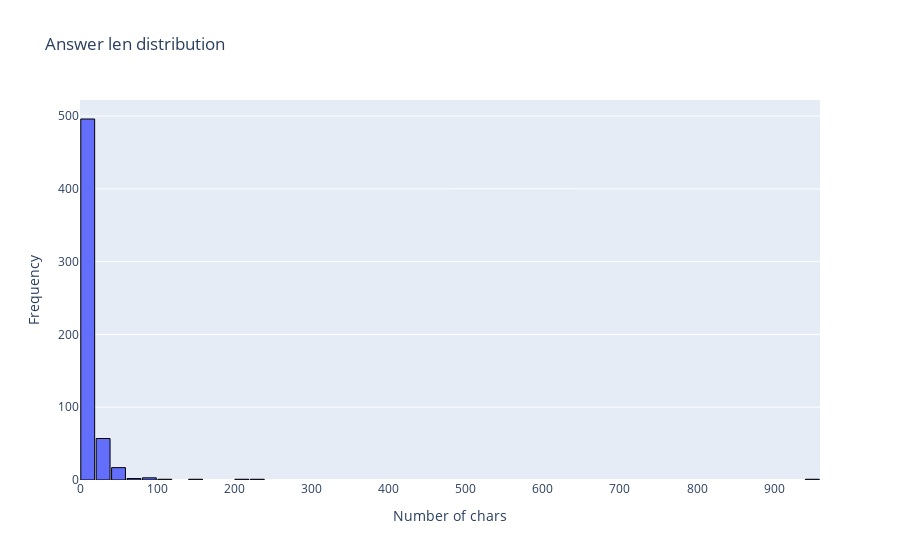

The cell this chart's notebook holds for it:
### Code cell
plot_answer_len_dist(dev_queries)

### Figure 1 — Plotly figure (JSON) as saved in the notebook; plotly's stock layout.template omitted (floating-point values rounded to 4 significant figures; data arrays with more than 128 entries replaced by an {"elided": "..."} marker saying what was removed)
{"data": [{"marker": {"line": {"color": "black", "width": 1}}, "nbinsx": 50, "type": "histogram", "x": {"elided": "580 int values"}}], "layout": {"bargap": 0.1, "title": {"text": "Answer len distribution"}, "xaxis": {"title": {"text": "Number of chars"}}, "yaxis": {"title": {"text": "Frequency"}}}}
